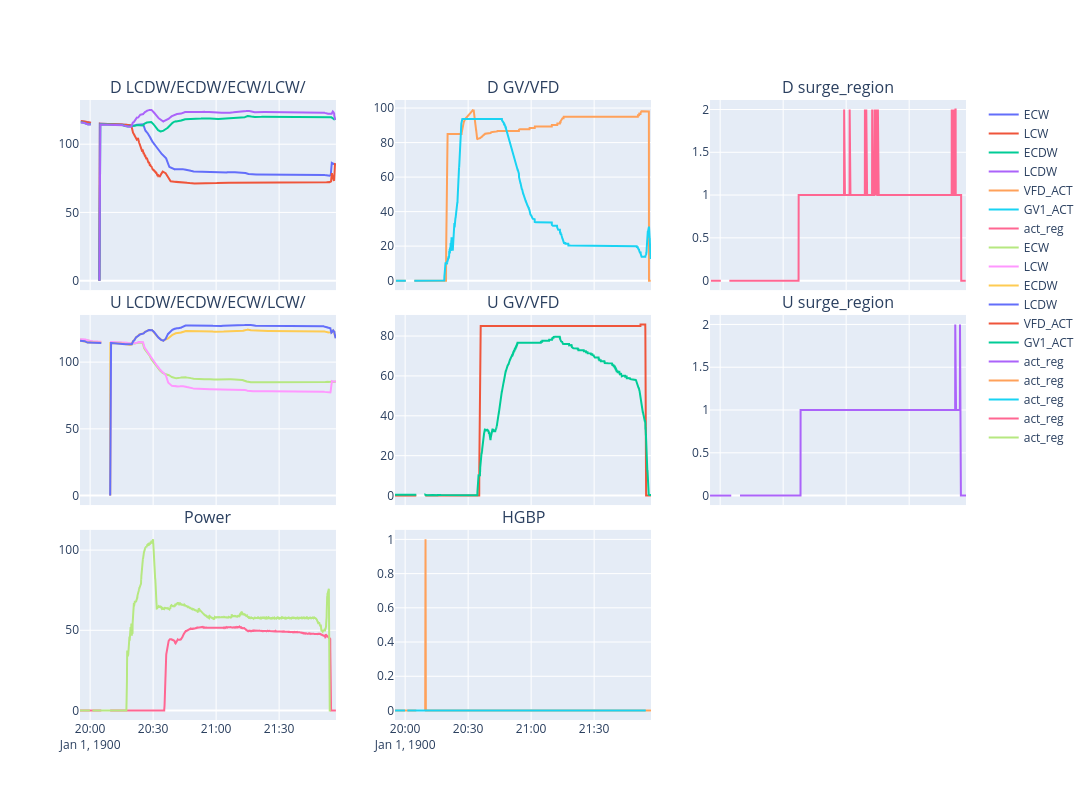

Source (notebook cell):
### Code cell
row_num = len(var_list)
col_num = len(var_list[0])
fig = make_subplots(rows=row_num*3, cols=col_num, shared_xaxes='all', vertical_spacing=0.04, subplot_titles=var_titles)

for row_idx, row_list in enumerate(var_list):
    for col_idx, col_list in enumerate(row_list):
        for var in col_list:
            var = var
            fig.add_trace(go.Scatter(x=df.index, y=df[var], name=var), row=row_idx+1, col=col_idx+1)

for row_idx, row_list in enumerate(var_list):
    for col_idx, col_list in enumerate(row_list):
        for var in col_list:
            var = var
            fig.add_trace(go.Scatter(x=df1.index, y=df1[var], name=var), row=row_idx+1+row_num, col=col_idx+1)
            
fig.add_trace(go.Scatter(x=df1.index, y=df1['HGBP_ACT'], name=var), row=3, col=2)
fig.add_trace(go.Scatter(x=df1.index, y=df['HGBP_ACT'], name=var), row=3, col=2)

fig.add_trace(go.Scatter(x=df1.index, y=df1['KW_P'], name=var), row=3, col=1)
fig.add_trace(go.Scatter(x=df1.index, y=df['KW_P'], name=var), row=3, col=1)
            
fig.update_layout(height=800, width=1200)
fig.write_html('casesrc.html')
fig.show()

### Figure 1 — Plotly figure (JSON) as saved in the notebook; plotly's stock layout.template omitted (floating-point values rounded to 4 significant figures; data arrays with more than 128 entries replaced by an {"elided": "..."} marker saying what was removed)
{"data": [{"name": "ECW", "type": "scatter", "x": {"elided": "2572 str values"}, "xaxis": "x", "y": {"elided": "2572 mixed values"}, "yaxis": "y"}, {"name": "LCW", "type": "scatter", "x": {"elided": "2572 str values"}, "xaxis": "x", "y": {"elided": "2572 mixed values"}, "yaxis": "y"}, {"name": "ECDW", "type": "scatter", "x": {"elided": "2572 str values"}, "xaxis": "x", "y": {"elided": "2572 mixed values"}, "yaxis": "y"}, {"name": "LCDW", "type": "scatter", "x": {"elided": "2572 str values"}, "xaxis": "x", "y": {"elided": "2572 mixed values"}, "yaxis": "y"}, {"name": "VFD_ACT", "type": "scatter", "x": {"elided": "2572 str values"}, "xaxis": "x2", "y": {"elided": "2572 mixed values"}, "yaxis": "y2"}, {"name": "GV1_ACT", "type": "scatter", "x": {"elided": "2572 str values"}, "xaxis": "x2", "y": {"elided": "2572 mixed values"}, "yaxis": "y2"}, {"name": "act_reg", "type": "scatter", "x": {"elided": "2572 str values"}, "xaxis": "x3", "y": {"elided": "2572 mixed values"}, "yaxis": "y3"}, {"name": "ECW", "type": "scatter", "x": {"elided": "2625 str values"}, "xaxis": "x4", "y": {"elided": "2625 mixed values"}, "yaxis": "y4"}, {"name": "LCW", "type": "scatter", "x": {"elided": "2625 str values"}, "xaxis": "x4", "y": {"elided": "2625 mixed values"}, "yaxis": "y4"}, {"name": "ECDW", "type": "scatter", "x": {"elided": "2625 str values"}, "xaxis": "x4", "y": {"elided": "2625 mixed values"}, "yaxis": "y4"}, {"name": "LCDW", "type": "scatter", "x": {"elided": "2625 str values"}, "xaxis": "x4", "y": {"elided": "2625 mixed values"}, "yaxis": "y4"}, {"name": "VFD_ACT", "type": "scatter", "x": {"elided": "2625 str values"}, "xaxis": "x5", "y": {"elided": "2625 mixed values"}, "yaxis": "y5"}, {"name": "GV1_ACT", "type": "scatter", "x": {"elided": "2625 str values"}, "xaxis": "x5", "y": {"elided": "2625 mixed values"}, "yaxis": "y5"}, {"name": "act_reg", "type": "scatter", "x": {"elided": "2625 str values"}, "xaxis": "x6", "y": {"elided": "2625 mixed values"}, "yaxis": "y6"}, {"name": "act_reg", "type": "scatter", "x": {"elided": "2625 str values"}, "xaxis": "x8", "y": {"elided": "2625 mixed values"}, "yaxis": "y8"}, {"name": "act_reg", "type": "scatter", "x": {"elided": "2625 str values"}, "xaxis": "x8", "y": {"elided": "2572 mixed values"}, "yaxis": "y8"}, {"name": "act_reg", "type": "scatter", "x": {"elided": "2625 str values"}, "xaxis": "x7", "y": {"elided": "2625 mixed values"}, "yaxis": "y7"}, {"name": "act_reg", "type": "scatter", "x": {"elided": "2625 str values"}, "xaxis": "x7", "y": {"elided": "2572 mixed values"}, "yaxis": "y7"}], "layout": {"annotations": [{"font": {"size": 16}, "showarrow": false, "text": "D LCDW/ECDW/ECW/LCW/", "x": 0.1444, "xanchor": "center", "xref": "paper", "y": 1, "yanchor": "bottom", "yref": "paper"}, {"font": {"size": 16}, "showarrow": false, "text": "D GV/VFD", "x": 0.5, "xanchor": "center", "xref": "paper", "y": 1, "yanchor": "bottom", "yref": "paper"}, {"font": {"size": 16}, "showarrow": false, "text": "D surge_region", "x": 0.8556, "xanchor": "center", "xref": "paper", "y": 1, "yanchor": "bottom", "yref": "paper"}, {"font": {"size": 16}, "showarrow": false, "text": "U LCDW/ECDW/ECW/LCW/", "x": 0.1444, "xanchor": "center", "xref": "paper", "y": 0.6533, "yanchor": "bottom", "yref": "paper"}, {"font": {"size": 16}, "showarrow": false, "text": "U GV/VFD", "x": 0.5, "xanchor": "center", "xref": "paper", "y": 0.6533, "yanchor": "bottom", "yref": "paper"}, {"font": {"size": 16}, "showarrow": false, "text": "U surge_region", "x": 0.8556, "xanchor": "center", "xref": "paper", "y": 0.6533, "yanchor": "bottom", "yref": "paper"}, {"font": {"size": 16}, "showarrow": false, "text": "Power", "x": 0.1444, "xanchor": "center", "xref": "paper", "y": 0.3067, "yanchor": "bottom", "yref": "paper"}, {"font": {"size": 16}, "showarrow": false, "text": "HGBP", "x": 0.5, "xanchor": "center", "xref": "paper", "y": 0.3067, "yanchor": "bottom", "yref": "paper"}], "height": 800, "width": 1200, "xaxis": {"anchor": "y", "domain": [0, 0.2889], "matches": "x7", "showticklabels": false}, "xaxis2": {"anchor": "y2", "domain": [0.3556, 0.6444], "matches": "x7", "showticklabels": false}, "xaxis3": {"anchor": "y3", "domain": [0.7111, 1], "matches": "x7", "showticklabels": false}, "xaxis4": {"anchor": "y4", "domain": [0, 0.2889], "matches": "x7", "showticklabels": false}, "xaxis5": {"anchor": "y5", "domain": [0.3556, 0.6444], "matches": "x7", "showticklabels": false}, "xaxis6": {"anchor": "y6", "domain": [0.7111, 1], "matches": "x7", "showticklabels": false}, "xaxis7": {"anchor": "y7", "domain": [0, 0.2889]}, "xaxis8": {"anchor": "y8", "domain": [0.3556, 0.6444], "matches": "x7"}, "xaxis9": {"anchor": "y9", "domain": [0.7111, 1], "matches": "x7"}, "yaxis": {"anchor": "x", "domain": [0.6933, 1]}, "yaxis2": {"anchor": "x2", "domain": [0.6933, 1]}, "yaxis3": {"anchor": "x3", "domain": [0.6933, 1]}, "yaxis4": {"anchor": "x4", "domain": [0.3467, 0.6533]}, "yaxis5": {"anchor": "x5", "domain": [0.3467, 0.6533]}, "yaxis6": {"anchor": "x6", "domain": [0.3467, 0.6533]}, "yaxis7": {"anchor": "x7", "domain": [0, 0.3067]}, "yaxis8": {"anchor": "x8", "domain": [0, 0.3067]}, "yaxis9": {"anchor": "x9", "domain": [0, 0.3067]}}}
